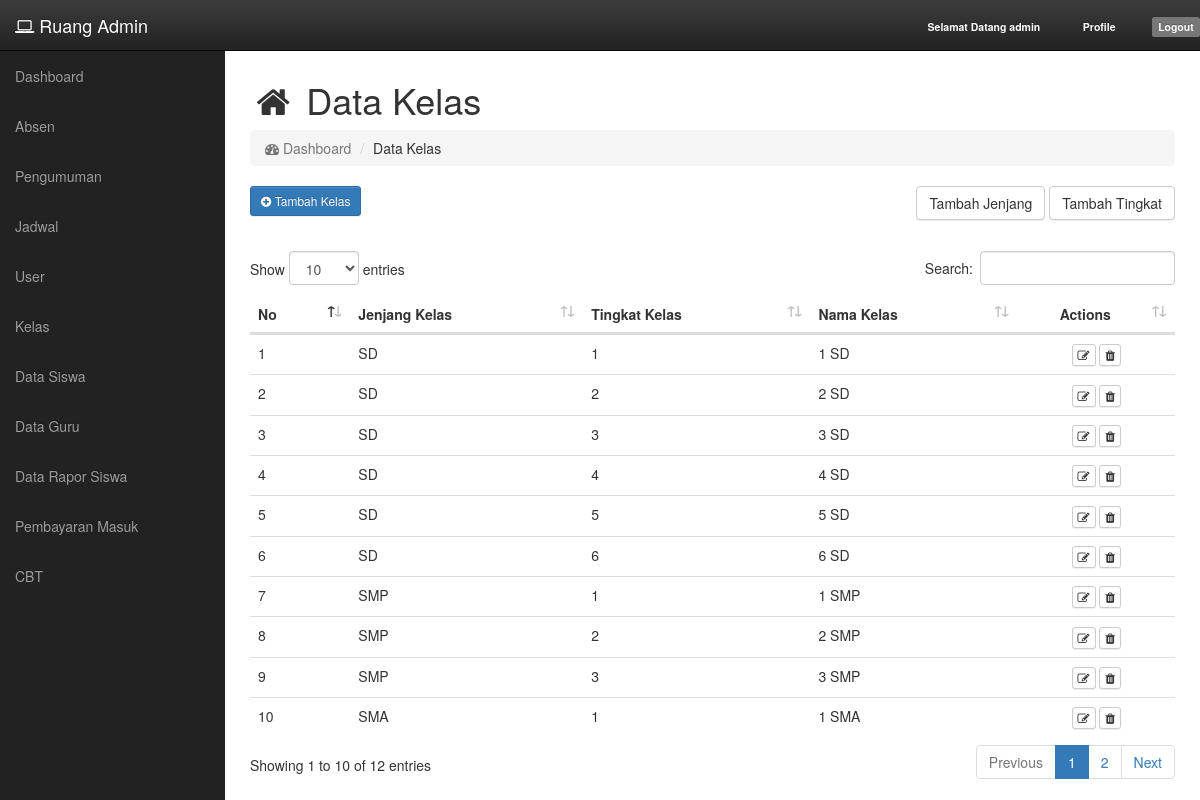
The app's page /kelas (signed in), older data.
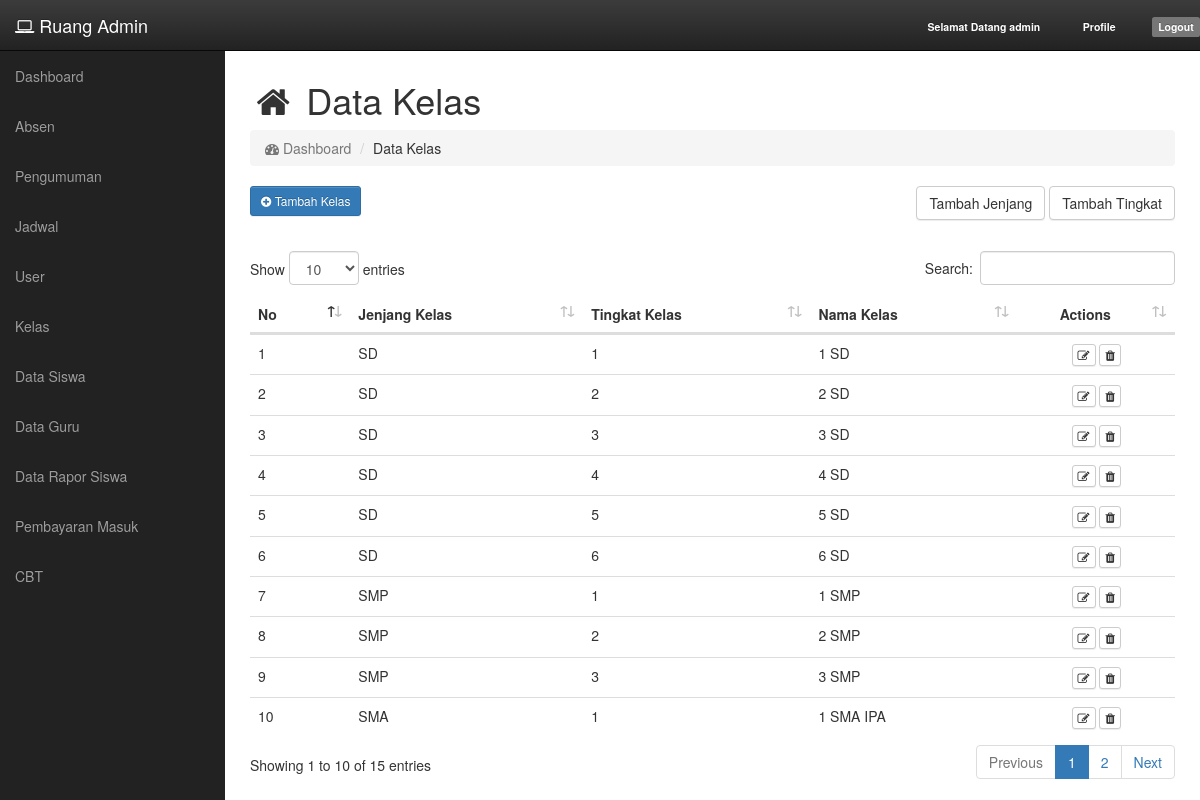
The same page, newer data.
### tables this page shows
CREATE TABLE `tb_kelas` (
  `kelas_id` int(11) NOT NULL,
  `kelas_jenjang` int(11) DEFAULT NULL,
  `kelas_tingkat` int(11) DEFAULT NULL,
  `kelas_jurusan` int(11) DEFAULT NULL,
  `kelas_nama` varchar(128) DEFAULT NULL
);

CREATE TABLE `tb_jenjang` (
  `jenjang_id` int(11) NOT NULL,
  `jenjang_nama` varchar(255) DEFAULT NULL
);

CREATE TABLE `tb_tingkat` (
  `tingkat_id` int(11) NOT NULL,
  `tingkat_nama` varchar(255) DEFAULT NULL
);

### app/core/Controller.php (called while the page is built, shortened)
<?php
class Controller {
	public function view($view, $data = []) {
		require_once 'app/views/' . $view . '.php';
	}
}

### app/core/App.php (called while the page is built, shortened)
<?php
class App {
  protected $method = 'index';
  protected $params = [];
  public function __construct() {
    $this->controller = new $this->controller;
    call_user_func_array([$this->controller, $this->method], $this->params);
  }
}

### index.php (called while the page is built, shortened)
<?php
$app = new App;

### app/helpers/eda_helper.php (called while the page is built, shortened)
<?php
if (!function_exists('base_url')) {
	function base_url($atRoot=FALSE, $atCore=FALSE, $parse=FALSE){
		if (isset($_SERVER['HTTP_HOST'])) {
			$http = isset($_SERVER['HTTPS']) && strtolower($_SERVER['HTTPS']) !== 'off' ? 'https' : 'http';
			$hostname = $_SERVER['HTTP_HOST'];
			$dir = str_replace(basename($_SERVER['SCRIPT_NAME']), '', $_SERVER['SCRIPT_NAME']);
			$core = preg_split('@/@', str_replace($_SERVER['DOCUMENT_ROOT'], '', realpath(dirname(__FILE__))), NULL, PREG_SPLIT_NO_EMPTY);
			$core = $core[0];
			$tmplt = $atRoot ? ($atCore ? "%s://%s/%s/" : "%s://%s/") : ($atCore ? "%s://%s/%s/" : "%s://%s%s");
			$end = $atRoot ? ($atCore ? $core : $hostname) : ($atCore ? $core : $dir);
			$base_url = sprintf( $tmplt, $http, $hostname, $end );
		}
		else $base_url = 'http://localhost/';
		return $base_url;
	}
}

### app/core/Model.php (called while the page is built, shortened)
<?php
class Model {
	private $host = DB_HOST;
	private $user = DB_USER;
	private $pass = DB_PASS;
	private $db_name = DB_NAME;
	private $dbh;
	private $stmt;
	public function __construct() {
		$dsn = 'mysql:host=' . $this->host . ';dbname=' . $this->db_name;
		$option = [
			PDO::ATTR_PERSISTENT => true,
			PDO::ATTR_ERRMODE => PDO::ERRMODE_EXCEPTION
		];
		try {
			$this->dbh = new PDO($dsn, $this->user, $this->pass, $option);
		} catch (PDOException $e) {
			die($e->getMessage());
		}
	}
	public function query($query) {
		$this->stmt = $this->dbh->prepare($query);
	}
	public function execute() {
		$this->stmt->execute();
	}
	public function result() {
		$this->execute();
		return $this->stmt->fetchAll(PDO::FETCH_ASSOC);
	}
}

### app/models/Kelas_model.php (called while the page is built, shortened)
<?php
class Kelas_model {
	private $table = 'tb_kelas';
	private $db;
	public function __construct() {
		$this->db = new Model;
	}
	public function get_by($by = NULL, $single = FALSE) {
		$this->db->query('
			SELECT * FROM ' . $this->table . '
			LEFT JOIN tb_jenjang ON jenjang_id = kelas_jenjang
			LEFT JOIN tb_tingkat ON tingkat_id = kelas_tingkat ' .
			(!is_null($by) ? " WHERE " . $by[0] . '=:' . $by[0] : "")
		);
		if ($single) {
			$method = $this->db->row();
		} else {
			$method = $this->db->result();
		}
		return $method;
	}
}

### app/views/kelas/v_kelas.php (the view, shortened to what this page needs)
<link rel="stylesheet" href="<?php echo base_url(); ?>assets/plugins/datatables/css/dataTables.bootstrap4.min.css">
<link rel="stylesheet" href="<?php echo base_url(); ?>assets/plugins/datatables/css/buttons.dataTables.min.css">
<?php if ($_SESSION['role'] == 1) { ?>
<div id="page-wrapper">
    <div class="container-fluid">
        <div class="row">
            <div class="col-md-12">
                <h1><i class="fa fa-home fa-fw"></i> Data Kelas</h1>
                <ol class="breadcrumb">
                    <li class="active">
                        <i class="fa fa-dashboard"></i> Dashboard
                    </li>
                    <li>Data Kelas</li>
                </ol>
            </div>
        </div>
<?php } ?>
		<div class="row mb-3">
			<div class="col-md-6">
				<button class="btn btn-primary btn-sm" data-toggle="modal" data-target="#modalAdd"><i class="fa fa-plus-circle"></i>&nbsp;Tambah Kelas</button>
			</div>
			<?php if ($_SESSION['role'] == 1) : ?>
			<div class="col-md-6 text-right">
				<a href="<?php echo base_url(); ?>kelas/jenjang" class="btn btn-default">Tambah Jenjang</a>
				<a href="<?php echo base_url(); ?>kelas/tingkat" class="btn btn-default">Tambah Tingkat</a>
			</div>
			<?php endif; ?>
		</div>
		<div class="row">
			<div class="col-md-12"><?php Flash::flash_message(); ?></div>
		</div>
		<div class="row">
			<div class="col-md-12">
				<div class="table-responsive">
					<table id="tblKelas" class="table table-borered table-hover">
						<thead>
							<tr>
								<th>No</th>
								<th>Jenjang Kelas</th>
								<th>Tingkat Kelas</th>
								<th>Nama Kelas</th>
								<th class="text-center">Actions</th>
							</tr>
						</thead>
						<tbody>
							<?php foreach($data['kelas'] as $key => $kelas) : ?>
								<tr>
									<td><?php echo $key + 1; ?></td>
									<td><?php echo $kelas['jenjang_nama']; ?></td>
									<td><?php echo $kelas['tingkat_nama']; ?></td>
									<td><?php echo $kelas['kelas_nama']; ?></td>
									<td class="text-center">
										<button class="btn btn-xs btn-default" data-id="<?php echo $kelas['kelas_id']; ?>" onclick="edit(this)">
											<i class="fa fa-edit"></i>
										</button>
										<button class="btn btn-xs btn-default" data-id="<?php echo $kelas['kelas_id']; ?>" onclick="hapus(this)">
											<i class="fa fa-trash"></i>
										</button>
									</td>
								</tr>
							<?php endforeach; ?>
						</tbody>
					</table>
				</div>
			</div>
		</div>
	</div>
</div>
<?php if ($_SESSION['role'] == 1) { ?>
    </div>
<?php } else { ?>
</section>
<?php } ?>

Row changes from the older to the newer data that the page shows:
changed tb_kelas "SMA": kelas_nama "1 SMA" → "1 SMA IPA"
Text that changed along with them:
text written by a page script: "Show entries Search: Showing 1 to 10 of 12 entries Previous 1 2 Next" → "Show entries Search: Showing 1 to 10 of 15 entries Previous 1 2 Next"
